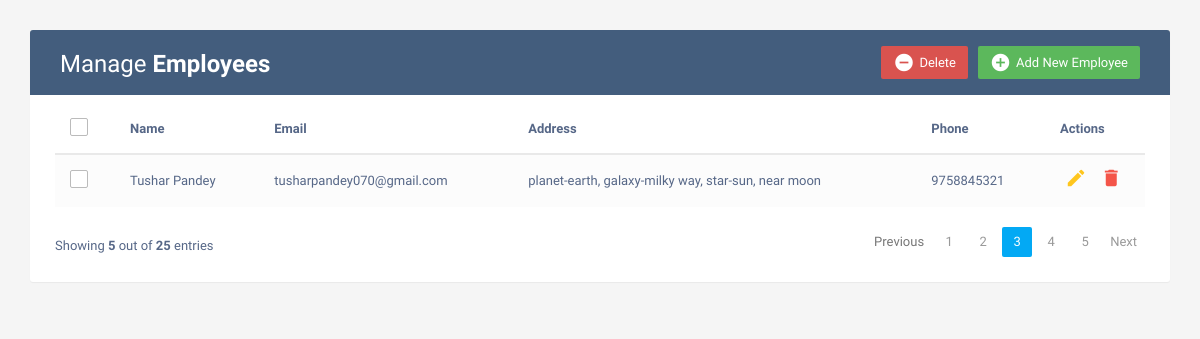
Before: / with the older database file.
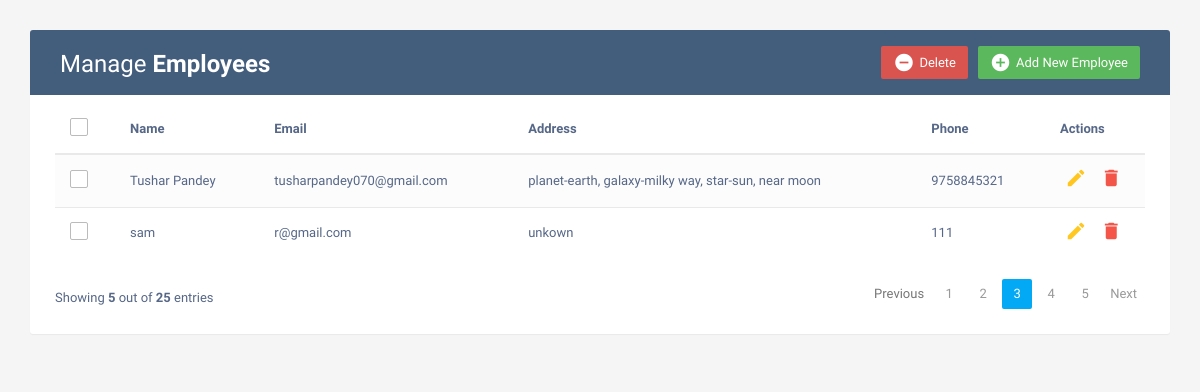
After: the same page with the newer database file.
### main/models.py (models this page shows, shortened)
class Employees(models.Model):
    name=models.CharField(max_length=100)
    email=models.EmailField(max_length=200)
    address=models.TextField()
    phone=models.IntegerField()

### main/views.py (the view)
# urls.py: path('',views.index,name='index'),
def index(request):
    emp=models.Employees.objects.all()
    context={"emp":emp}
    return render(request,'index.html',context)

### templates/index.html (shortened to what this page needs)
<!DOCTYPE html>
<html lang="en">
<head>
<link rel="stylesheet" href="https://maxcdn.bootstrapcdn.com/font-awesome/4.7.0/css/font-awesome.min.css">
<link rel="stylesheet" href="https://maxcdn.bootstrapcdn.com/bootstrap/3.3.7/css/bootstrap.min.css">
  <body>
    <div class="container">
        <div class="table-wrapper">
            <div class="table-title">
                <div class="row">
                    <div class="col-sm-6">
						<h2>Manage <b>Employees</b></h2>
					</div>
					<div class="col-sm-6">
						<a href="#addEmployeeModal" class="btn btn-success" data-toggle="modal"><i class="material-icons">&#xE147;</i> <span>Add New Employee</span></a>
						<a href="#deleteEmployeeModal" class="btn btn-danger" data-toggle="modal"><i class="material-icons">&#xE15C;</i> <span>Delete</span></a>
					</div>
                </div>
            </div>
            <table class="table table-striped table-hover">
                <thead>
                    <tr>
						<th>
							<span class="custom-checkbox">
								<label for="selectAll"></label>
							</span>
						</th>
                        <th>Name</th>
                        <th>Email</th>
						<th>Address</th>
                        <th>Phone</th>
                        <th>Actions</th>
                    </tr>
                </thead>
                <tbody>
                  	{% for emps in emp%}
					<tr>
						<td>
							<span class="custom-checkbox">
								<label for="checkbox5"></label>
							</span>
						</td>
                        <td>{{emps.name}}</td>
                        <td>{{emps.email}}</td>
						<td>{{emps.address}}</td>
                        <td>{{emps.phone}}</td>
                        <td>
                            <a href="#editEmployeeModal--{{forloop.counter}}" class="edit" data-toggle="modal"><i class="material-icons" data-toggle="tooltip" title="Edit">&#xE254;</i></a>
                            <a href="#deleteEmployeeModal-{{forloop.counter}}" class="delete" data-toggle="modal"><i class="material-icons" data-toggle="tooltip" title="Delete">&#xE872;</i></a>
                        </td>
                    </tr>
                    {%endfor%}
                </tbody>
            </table>
			<div class="clearfix">
                <div class="hint-text">Showing <b>5</b> out of <b>25</b> entries</div>
                <ul class="pagination">
                    <li class="page-item disabled"><a href="#">Previous</a></li>
                    <li class="page-item"><a href="#" class="page-link">1</a></li>
                    <li class="page-item"><a href="#" class="page-link">2</a></li>
                    <li class="page-item active"><a href="#" class="page-link">3</a></li>
                    <li class="page-item"><a href="#" class="page-link">4</a></li>
                    <li class="page-item"><a href="#" class="page-link">5</a></li>
                    <li class="page-item"><a href="#" class="page-link">Next</a></li>
                </ul>
            </div>
        </div>
    </div>
</body>
</html>

### templates/index.html (style rules this page uses)
body { color: #566787; background: #f5f5f5; font-family: 'Varela Round', sans-serif; font-size: 13px; }
.table-wrapper { background: #fff; padding: 20px 25px; margin: 30px 0; border-radius: 3px; box-shadow: 0 1px 1px rgba(0,0,0,.05); }
.table-title { padding-bottom: 15px; background: #435d7d; color: #fff; padding: 16px 30px; margin: -20px -25px 10px; border-radius: 3px 3px 0 0; }
.table-title h2 { margin: 5px 0 0; font-size: 24px; }
.table-title .btn { color: #fff; float: right; font-size: 13px; border: none; min-width: 50px; border-radius: 2px; border: none; outline: none !important; margin-left: 10px; }
.table-title .btn i { float: left; font-size: 21px; margin-right: 5px; }
.table-title .btn span { float: left; margin-top: 2px; }
table.table tr th, table.table tr td { border-color: #e9e9e9; padding: 12px 15px; vertical-align: middle; }
table.table tr th:first-child { width: 60px; }
table.table tr th:last-child { width: 100px; }
table.table-striped tbody tr:nth-of-type(odd) { background-color: #fcfcfc; }
table.table td:last-child i { opacity: 0.9; font-size: 22px; margin: 0 5px; }
table.table td a { font-weight: bold; color: #566787; display: inline-block; text-decoration: none; outline: none !important; }
table.table td a.edit { color: #FFC107; }
table.table td a.delete { color: #F44336; }
table.table td i { font-size: 19px; }
.pagination { float: right; margin: 0 0 5px; }
.pagination li a { border: none; font-size: 13px; min-width: 30px; min-height: 30px; color: #999; margin: 0 2px; line-height: 30px; border-radius: 2px !important; text-align: center; padding: 0 6px; }
.pagination li.active a, .pagination li.active a.page-link { background: #03A9F4; }
.hint-text { float: left; margin-top: 10px; font-size: 13px; }
.custom-checkbox { position: relative; }
.custom-checkbox label:before { width: 18px; height: 18px; }
.custom-checkbox label:before { content: ''; margin-right: 10px; display: inline-block; vertical-align: text-top; background: white; border: 1px solid #bbb; border-radius: 2px; box-sizing: border-box; z-index: 2; }

Changed rows visible on the page:
added Employees: name "sam", email "r@gmail.com", address "unkown", phone "111"
